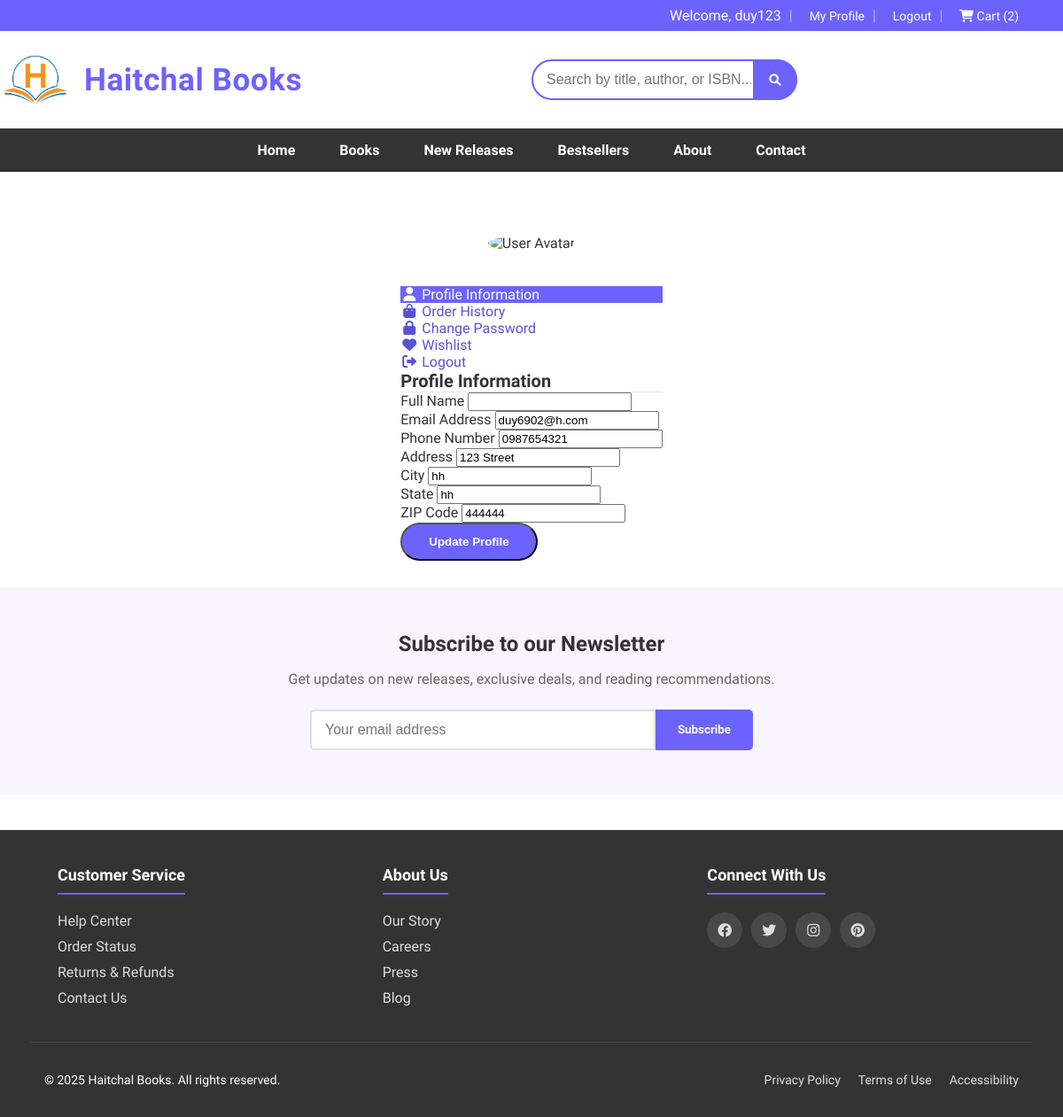
The page /php/profile.php (signed in) on the database its author committed.
### tables this page shows
CREATE TABLE `users` (
  `user_id` int(11) NOT NULL,
  `username` varchar(50) NOT NULL,
  `password` varchar(255) NOT NULL,
  `email` varchar(100) NOT NULL,
  `name` varchar(100) NOT NULL,
  `address` varchar(255) DEFAULT NULL,
  `phone` varchar(20) DEFAULT NULL,
  `role` enum('admin','user') DEFAULT 'user',
  `registration_date` timestamp NOT NULL DEFAULT current_timestamp(),
  `full_name` varchar(100) DEFAULT NULL,
  `city` varchar(50) DEFAULT NULL,
  `state` varchar(50) DEFAULT NULL,
  `zip_code` varchar(20) DEFAULT NULL
);

### php/profile.php (the view, shortened to what this page needs)
<?php
require_once '../connect.php';
$userId = $_SESSION['user_id'];
$userQuery = $conn->prepare("SELECT * FROM Users WHERE user_id = ?");
$userQuery->bind_param("i", $userId);
$userQuery->execute();
$userResult = $userQuery->get_result();
$user = $userResult->fetch_assoc();
require_once '../templates/header.php';
?>
<div class="page-title">
    <div class="container">
        <h1>My Profile</h1>
    </div>
</div>
<div class="content">
    <div class="container">
        <div class="grid">
            <div class="grid-col grid-col-12 grid-col-md-4 grid-col-lg-3">
                <div class="profile-sidebar">
                    <div class="profile-avatar">
                        <img src="../images/user-avatar.png" alt="User Avatar">
                        <p>Member since: <?php echo date('F Y', strtotime($user['created_at'])); ?></p>
                    </div>
                    <ul class="profile-menu">
                        <li><a href="#profile-info" class="active" data-toggle="tab"><i class="fas fa-user"></i> Profile Information</a></li>
                        <li><a href="#order-history" data-toggle="tab"><i class="fas fa-shopping-bag"></i> Order History</a></li>
                        <li><a href="#change-password" data-toggle="tab"><i class="fas fa-lock"></i> Change Password</a></li>
                        <li><a href="#wishlist" data-toggle="tab"><i class="fas fa-heart"></i> Wishlist</a></li>
                        <li><a href="logout.php"><i class="fas fa-sign-out-alt"></i> Logout</a></li>
                    </ul>
                </div>
            </div>
            <div class="grid-col grid-col-12 grid-col-md-8 grid-col-lg-9">
                <div class="tab-content">
                    <div id="profile-info" class="tab-pane active">
                        <div class="card">
                            <div class="card-header">
                                <h2>Profile Information</h2>
                            </div>
                            <div class="card-body">
                                <form method="POST" action="<?php echo htmlspecialchars($_SERVER['PHP_SELF']); ?>">
                                    <div class="grid">
                                        <div class="grid-col grid-col-12">
                                            <div class="form-group">
                                                <label for="full_name" class="form-label">Full Name</label>
                                                <input type="text" id="full_name" name="full_name" class="form-control"
                                                       value="<?php echo htmlspecialchars($user['full_name'] ?? ''); ?>" required>
                                            </div>
                                        </div>
                                        <div class="grid-col grid-col-12 grid-col-md-6">
                                            <div class="form-group">
                                                <label for="email" class="form-label">Email Address</label>
                                                <input type="email" id="email" name="email" class="form-control"
                                                       value="<?php echo htmlspecialchars($user['email'] ?? ''); ?>" required>
                                            </div>
                                        </div>
                                        <div class="grid-col grid-col-12 grid-col-md-6">
                                            <div class="form-group">
                                                <label for="phone" class="form-label">Phone Number</label>
                                                <input type="tel" id="phone" name="phone" class="form-control"
                                                       value="<?php echo htmlspecialchars($user['phone'] ?? ''); ?>">
                                            </div>
                                        </div>
                                        <div class="grid-col grid-col-12">
                                            <div class="form-group">
                                                <label for="address" class="form-label">Address</label>
                                                <input type="text" id="address" name="address" class="form-control"
                                                       value="<?php echo htmlspecialchars($user['address'] ?? ''); ?>">
                                            </div>
                                        </div>
                                        <div class="grid-col grid-col-12 grid-col-md-6">
                                            <div class="form-group">
                                                <label for="city" class="form-label">City</label>
                                                <input type="text" id="city" name="city" class="form-control"
                                                       value="<?php echo htmlspecialchars($user['city'] ?? ''); ?>">
                                            </div>
                                        </div>
                                        <div class="grid-col grid-col-12 grid-col-md-3">
                                            <div class="form-group">
                                                <label for="state" class="form-label">State</label>
                                                <input type="text" id="state" name="state" class="form-control"
                                                       value="<?php echo htmlspecialchars($user['state'] ?? ''); ?>">
                                            </div>
                                        </div>
                                        <div class="grid-col grid-col-12 grid-col-md-3">
                                            <div class="form-group">
                                                <label for="zip_code" class="form-label">ZIP Code</label>
                                                <input type="text" id="zip_code" name="zip_code" class="form-control"
                                                       value="<?php echo htmlspecialchars($user['zip_code'] ?? ''); ?>">
                                            </div>
                                        </div>
                                        <div class="grid-col grid-col-12">
                                            <button type="submit" name="update_profile" class="btn btn-primary">Update Profile</button>
                                        </div>
                                    </div>
                                </form>
                            </div>
                        </div>
                    </div>
                </div>
            </div>
        </div>
    </div>
</div>
<?php
require_once '../templates/footer.php';
?>

### css/home_styles.css (style rules this page uses)
:root { --primary-color: #6c63ff; --secondary-color: #5a52d5; --accent-color: #ff6b6b; --light-bg: #f9f5ff; --text-color: #333; --light-text: #666; --border-color: #e0e0e0; --success-color: #2ecc71; --warning-color: #ff9800; --danger-color: #f44336; --info-color: #2196f3; }
body { font-family: "Stick No Bills", sans-serif; margin: 0; padding: 0; min-height: 100vh; background: linear-gradient(-45deg, #fF9FDC, #f5c6e6, #c3a9ff, #8ba6ff); background-size: 400% 400%; animation: gradient 15s ease infinite; color: #333; }
.container { max-width: 1100px; margin: 0 auto; padding: 0 15px; }
.btn { display: inline-block; background: #6c63ff; color: white; padding: 12px 30px; border-radius: 30px; text-decoration: none; font-weight: 600; transition: all 0.3s; }
.content { display: flex; padding: 30px; }

### css/pages/profile.css (style rules this page uses)
.page-title { background-color: var(--secondary-light); color: white; padding: var(--space-lg) 0; margin-bottom: var(--space-xl); }
.page-title h1 { margin: 0; color: white; }
.profile-sidebar { background-color: white; border-radius: var(--radius-md); box-shadow: var(--shadow-sm); margin-bottom: var(--space-lg); overflow: hidden; }
.profile-avatar { background-color: var(--primary-light); padding: var(--space-lg); text-align: center; }
.profile-avatar img { width: 100px; height: 100px; border-radius: 50%; margin-bottom: var(--space-sm); border: 3px solid white; }
.profile-avatar p { color: rgba(255, 255, 255, 0.8); font-size: 0.9rem; margin: 0; }
.profile-menu { list-style: none; padding: 0; margin: 0; }
.profile-menu li a { display: block; padding: var(--space-md); color: var(--secondary-color); text-decoration: none; border-bottom: 1px solid var(--light); transition: background-color 0.2s; }
.profile-menu li a.active { background-color: var(--primary-color); color: white; }
.profile-menu li a i { margin-right: var(--space-sm); width: 20px; text-align: center; }
.card { margin-bottom: var(--space-lg); }
.card-header { background-color: var(--light); padding: var(--space-md) var(--space-lg); border-bottom: 1px solid #e5e5e5; }
.card-header h2 { margin: 0; font-size: 1.25rem; }
.tab-content { display: block; }
.tab-pane { display: none; }
.tab-pane.active { display: block; }

### php/profile.php (style rules this page uses)
.page-title { background-color: var(--secondary-light); color: white; padding: var(--space-lg) 0; margin-bottom: var(--space-xl); }
.page-title h1 { margin: 0; color: white; }
.profile-sidebar { background-color: white; border-radius: var(--radius-md); box-shadow: var(--shadow-sm); margin-bottom: var(--space-lg); overflow: hidden; }
.profile-avatar { background-color: var(--primary-light); padding: var(--space-lg); text-align: center; }
.profile-avatar img { width: 100px; height: 100px; border-radius: 50%; margin-bottom: var(--space-sm); border: 3px solid white; }
.profile-avatar p { color: rgba(255, 255, 255, 0.8); font-size: 0.9rem; margin: 0; }
.profile-menu { list-style: none; padding: 0; margin: 0; }
.profile-menu li a { display: block; padding: var(--space-md); color: var(--secondary-color); text-decoration: none; border-bottom: 1px solid var(--light); transition: background-color 0.2s; }
.profile-menu li a.active { background-color: var(--primary-color); color: white; }
.profile-menu li a i { margin-right: var(--space-sm); width: 20px; text-align: center; }
.card { margin-bottom: var(--space-lg); }
.card-header { background-color: var(--light); padding: var(--space-md) var(--space-lg); border-bottom: 1px solid #e5e5e5; }
.card-header h2 { margin: 0; font-size: 1.25rem; }
.tab-content { display: block; }
.tab-pane { display: none; }
.tab-pane.active { display: block; }

### rows shown on the page
users: email "duy6902@h.com", phone "0987654321", address "123 Street", city "hh", state "hh", zip_code "444444"

### other values the page prints
$username "duy123"
$cartCount "2"
